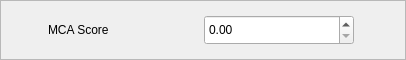
               <widget class="QFrame" name="Frame_Predict_MCAScore">
                <property name="sizePolicy">
                 <sizepolicy hsizetype="Preferred" vsizetype="Fixed">
                  <horstretch>0</horstretch>
                  <verstretch>0</verstretch>
                 </sizepolicy>
                </property>
                <property name="minimumSize">
                 <size>
                  <width>0</width>
                  <height>60</height>
                 </size>
                </property>
                <property name="maximumSize">
                 <size>
                  <width>16777215</width>
                  <height>60</height>
                 </size>
                </property>
                <property name="styleSheet">
                 <string notr="true">QFrame#Frame_Predict_MCAScore
{
	border-top:1px solid rgb(226, 226, 226);
	border-bottom:2px solid rgb(226, 226, 226);
	border-left:2px solid rgb(226, 226, 226);
	border-right:2px solid rgb(226, 226, 226);
	background-color: rgb(247, 247, 247);
}</string>
                </property>
                <property name="frameShape">
                 <enum>QFrame::StyledPanel</enum>
                </property>
                <property name="frameShadow">
                 <enum>QFrame::Raised</enum>
                </property>
                <layout class="QHBoxLayout" name="horizontalLayout_31">
                 <item>
                  <widget class="QLabel" name="Label_Predict_MCAScore">
                   <property name="sizePolicy">
                    <sizepolicy hsizetype="Fixed" vsizetype="Fixed">
                     <horstretch>0</horstretch>
                     <verstretch>0</verstretch>
                    </sizepolicy>
                   </property>
                   <property name="minimumSize">
                    <size>
                     <width>30</width>
                     <height>30</height>
                    </size>
                   </property>
                   <property name="maximumSize">
                    <size>
                     <width>30</width>
                     <height>30</height>
                    </size>
                   </property>
                   <property name="styleSheet">
                    <string notr="true">border-image: url(:/Icon/State/RedLight.png);</string>
                   </property>
                   <property name="text">
                    <string/>
                   </property>
                  </widget>
                 </item>
                 <item>
                  <widget class="QLabel" name="label_31">
                   <property name="sizePolicy">
                    <sizepolicy hsizetype="Fixed" vsizetype="Fixed">
                     <horstretch>0</horstretch>
                     <verstretch>0</verstretch>
                    </sizepolicy>
                   </property>
                   <property name="minimumSize">
                    <size>
                     <width>150</width>
                     <height>30</height>
                    </size>
                   </property>
                   <property name="maximumSize">
                    <size>
                     <width>150</width>
                     <height>30</height>
                    </size>
                   </property>
                   <property name="styleSheet">
                    <string notr="true">QLabel
{
	border:0px;
	
	font: 87 10pt &quot;Arial Black&quot;;
}</string>
                   </property>
                   <property name="text">
                    <string>MCA Score</string>
                   </property>
                  </widget>
                 </item>
                 <item>
                  <widget class="QDoubleSpinBox" name="DoubleSpinBox_Predict_MCAScore">
                   <property name="sizePolicy">
                    <sizepolicy hsizetype="Fixed" vsizetype="Fixed">
                     <horstretch>0</horstretch>
                     <verstretch>0</verstretch>
                    </sizepolicy>
                   </property>
                   <property name="minimumSize">
                    <size>
                     <width>150</width>
                     <height>30</height>
                    </size>
                   </property>
                   <property name="maximumSize">
                    <size>
                     <width>150</width>
                     <height>30</height>
                    </size>
                   </property>
                  </widget>
                 </item>
                 <item>
                  <spacer name="horizontalSpacer_18">
                   <property name="orientation">
                    <enum>Qt::Horizontal</enum>
                   </property>
                   <property name="sizeHint" stdset="0">
                    <size>
                     <width>40</width>
                     <height>20</height>
                    </size>
                   </property>
                  </spacer>
                 </item>
                </layout>
               </widget>
